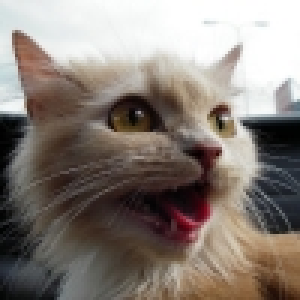
#> input picture Training_set_images/cat.jpg, 100 x 100 px, given in place of the camera (shown 3 times larger)
$ python CamShiftExample.py   (older library calls are emulated)
#> lines starting #> are read from the running program, lines starting #| are printed output that depends on the picture; after the words box and inside, x2 and y2 are one past the last pixel; in counts of white or black regions, pixels touching at a corner belong together
import numpy as np
import cv2

#cap = cv2.VideoCapture('Video11.avi')
cap = cv2.VideoCapture(0)

# take first frame of the video
ret,frame = cap.read()
#> frame is the input picture: shape (100, 100, 3); mean B, G, R 119.7, 126.7, 136.1

# setup initial location of window
r,h,c,w = 250,90,400,125  # simply hardcoded the values
track_window = (c,r,w,h)

# set up the ROI for tracking
roi = frame[r:r+h, c:c+w]
#> roi = empty array
hsv_roi =  cv2.cvtColor(frame, cv2.COLOR_BGR2HSV)
#> hsv_roi: shape (100, 100, 3); mean H, S, V 40.9, 51.9, 137.5
mask = cv2.inRange(hsv_roi, np.array((0., 60.,32.)), np.array((180.,255.,255.)))
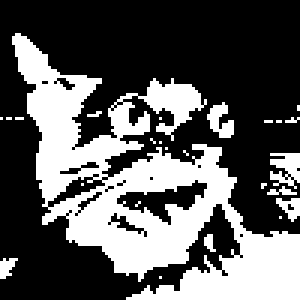
#> mask: shape (100, 100) (shown 3 times larger); 35.7% white; 25 white regions (20 under 20 px), largest, box (x1, y1, x2, y2) and area: (4, 11, 100, 100) 3290, (90, 51, 100, 63) 80, (69, 34, 78, 46) 62, (92, 66, 100, 74) 36, (0, 86, 6, 93) 27
roi_hist = cv2.calcHist([hsv_roi],[0],mask,[180],[0,180])
#> roi_hist = 180 values, max 598 at index 15, min 0 at index 23, mean 19.81
cv2.normalize(roi_hist,roi_hist,0,255,cv2.NORM_MINMAX)

# Setup the termination criteria, either 10 iteration or move by atleast 1 pt
term_crit = ( cv2.TERM_CRITERIA_EPS | cv2.TERM_CRITERIA_COUNT, 10, 1 )

while(1):
    ret ,frame = cap.read()

    if ret == True:
        hsv = cv2.cvtColor(frame, cv2.COLOR_BGR2HSV)
        dst = cv2.calcBackProject([hsv],[0],roi_hist,[0,180],1)
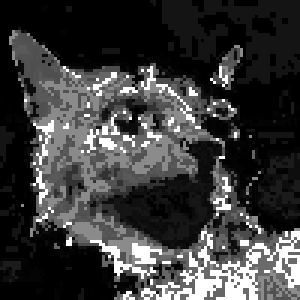
#> dst: shape (100, 100) (shown 3 times larger); min 0, max 255, mean 59.6

        # apply meanshift to get the new location
        ret, track_window = cv2.CamShift(dst, track_window, term_crit)
#> ret = ((50.5, 50.5), (20.46, 24.77), 57.31); track_window = (39, 41, 23, 19)

        # Draw it on image
        pts = cv2.cv.BoxPoints(ret)
#> pts = ((34.55, 48.58), (55.4, 35.2), (66.45, 52.42), (45.6, 65.8))
        pts = np.int0(pts)
#> pts = [[34, 48], [55, 35], [66, 52], [45, 65]]
        cv2.polylines(frame,[pts],True, 255,2)
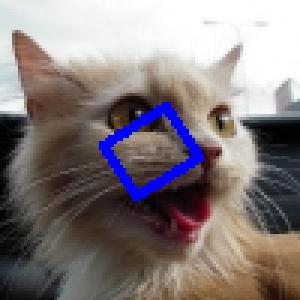
#> frame: shape (100, 100, 3) (shown 3 times larger); 3% of pixels changed, all inside (x1, y1, x2, y2) = (33, 34, 68, 67)
        cv2.imshow('img2',frame)

        k = cv2.waitKey(60) & 0xff
#> (key q is pressed here)
        if k == 27 or k == ord('q'):
            break
        else:
            print (k)
            #cv2.imwrite(chr(k)+".jpg",img2)

    else:
        break

cv2.destroyAllWindows()
cap.release()
